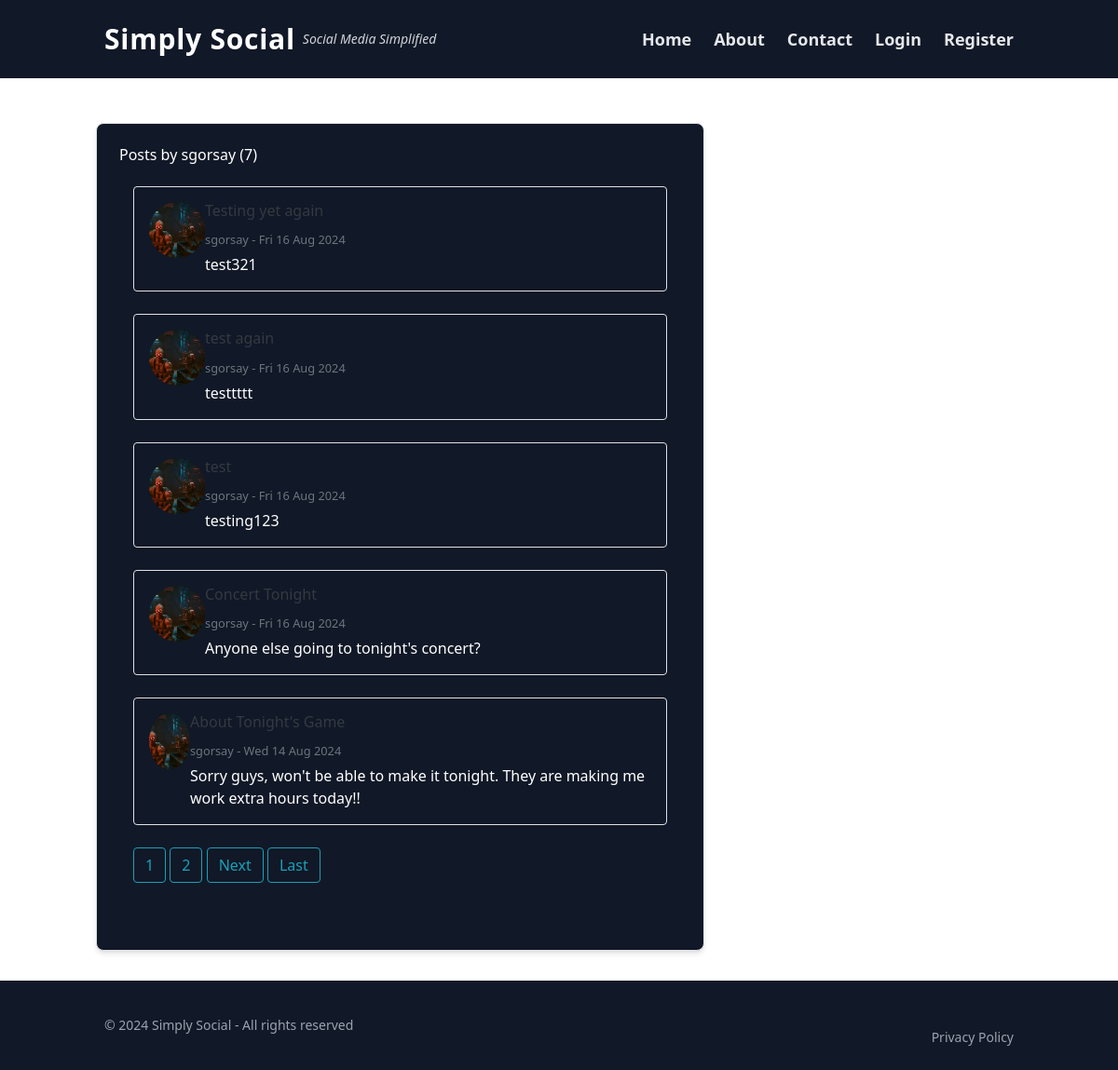
/blog/user/sgorsay, run on an earlier commit of the app's database.
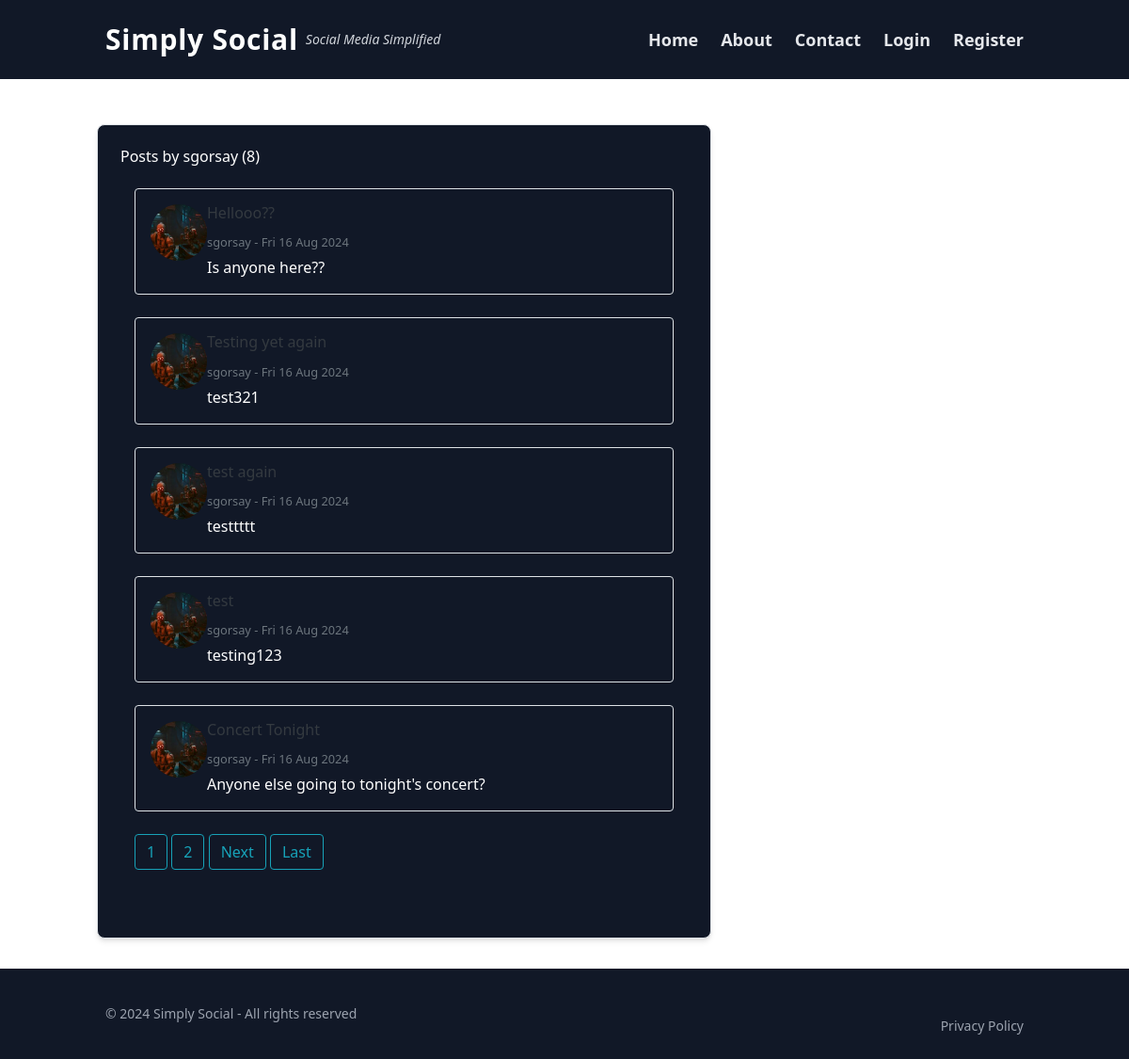
And on a later commit of the database.
### blog/models.py (models this page shows, shortened)
class Post(models.Model):
    title = models.CharField(max_length=100)
    content = models.TextField()
    date_posted = models.DateTimeField(default = timezone.now)
    author = models.ForeignKey(User, on_delete=models.CASCADE)

### users/models.py (models this page shows, shortened)
class Profile(models.Model):
    user = models.OneToOneField(User, on_delete=models.CASCADE)
    image = models.ImageField(default='default.jpg', upload_to='profile_pics')
    bio = models.TextField(default="Hi! I am using Simply Social")
    encryption_key = models.CharField(max_length=100, blank=True, null=True)

### blog/views.py (the view)
# urls.py: path('user/<str:username>', UserPostListView.as_view(), name='user-posts'),
class UserPostListView(ListView):
    model = Post
    template_name = 'blog/user_posts.html' # <app>/<model>_<viewtype>.html
    context_object_name = 'posts'
    paginate_by = 5
    def get_queryset(self):
        user = get_object_or_404(User, username=self.kwargs.get('username'))
        return Post.objects.filter(author=user).order_by('-date_posted')

### blog/templates/blog/user_posts.html (shortened to what this page needs)
{% extends "blog/base.html" %}
{% block content %}
    <h1 class="mb-3">Posts by {{ view.kwargs.username }} ({{ page_obj.paginator.count }})</h1>
    <div class="container my-4">
        <div class="row">
            {% for post in posts %}
                <div class="col-12 mb-4">
                    <div class="d-flex align-items-right p-3 border rounded bg- shadow-sm">
                        <div class="me-4">
                            <img src="{{ post.author.profile.image.url }}"
                                 class="img-fluid rounded-circle"
                                 style="width: 60px; height: 60px; object-fit: cover;"
                                 alt="Profile picture of {{ post.author }}">
                        </div>
                        <div class="flex-grow-1">
                            <h4 class="mb-2">
                                <a class="text-dark" href="{% url 'post-detail' post.id  %}" style="text-decoration:none">{{ post.title }}</a>
                            </h4>
                            <p class="text-muted mb-1">
                                <small><a href="{% url 'user-posts' post.author.username %}">{{ post.author }}</a> - {{ post.date_posted|date:"D d M Y" }}</small>
                            </p>
                            <p class="mb-0">{{ post.content }}</p>
                        </div>
                    </div>
                </div>
            {% endfor %}
        </div>
        {% if is_paginated %}
            {% for num in page_obj.paginator.page_range %}
                {% if page_obj.number == num %}
                    <a class="btn btn-outline-info mb-4" href="?page={{ num }}">{{ num }}</a>
                {% elif num > page_obj.number|add:"-3" and num < page_obj.number|add:"3" %}
                    <a class="btn btn-outline-info mb-4" href="?page={{ num }}">{{ num }}</a>
                {% endif %}
            {% endfor %}
            {% if page_obj.has_next %}
                <a class="btn btn-outline-info mb-4" href="?page={{ page_obj.next_page_number }}">Next</a>
                <a class="btn btn-outline-info mb-4" href="?page={{ page_obj.paginator.num_pages }}">Last</a>
            {% endif %}
        {% endif %}
    </div>
{% endblock content %}

### blog/templates/blog/base.html (shortened to what this page needs)
{% load static %}
<!DOCTYPE html>
<html lang="en">
<head>
    <link rel="stylesheet" href="https://maxcdn.bootstrapcdn.com/bootstrap/4.0.0/css/bootstrap.min.css">
    <link href="https://cdn.jsdelivr.net/npm/tailwindcss@2.2.19/dist/tailwind.min.css" rel="stylesheet">
    <link rel="stylesheet" type="text/css" href="{% static 'css/styles.css' %}">
</head>
<body class="flex flex-col min-h-screen">
<header class="site-header">
    <nav class="bg-gray-900 py-4">
        <div class="container mx-auto px-4 flex items-center justify-between">
            <div class="flex items-center">
                <a class="text-3xl font-bold text-white tracking-wide hover:text-gray-300 transition duration-300" href="{% url 'blog-home' %}">Simply Social</a>
                <span class="text-sm text-gray-300 ml-2 italic">Social Media Simplified</span>
            </div>
            <div id="navbarToggle" class="hidden md:flex md:items-center space-x-6">
                <a class="text-lg font-semibold text-gray-200 hover:text-gray-300 transition duration-300" href="{% url 'blog-home' %}">Home</a>
                <a class="text-lg font-semibold text-gray-200 hover:text-gray-300 transition duration-300" href="{% url 'blog-about' %}">About</a>
                <a class="text-lg font-semibold text-gray-200 hover:text-gray-300 transition duration-300" href="{% url 'blog-contact' %}">Contact</a>
                {% if user.is_authenticated %}
                    <a class="text-lg font-semibold text-gray-200 hover:text-gray-300 transition duration-300" href="{% url 'post-create' %}">New Post</a>
                    <a class="text-lg font-semibold text-gray-200 hover:text-gray-300 transition duration-300" href="{% url 'message-list' %}">Messages</a>
                    <a class="text-lg font-semibold text-gray-200 hover:text-gray-300 transition duration-300" href="{% url 'profile' %}">Profile</a>
                    <form action="{% url 'logout' %}" method="post" class="inline">
                        {% csrf_token %}
                        <button type="submit" class="text-lg font-semibold text-gray-200 hover:text-gray-300 transition duration-300 focus:outline-none">Logout</button>
                    </form>
                {% else %}
                    <a class="text-lg font-semibold text-gray-200 hover:text-gray-300 transition duration-300" href="{% url 'login' %}">Login</a>
                    <a class="text-lg font-semibold text-gray-200 hover:text-gray-300 transition duration-300" href="{% url 'register' %}">Register</a>
                {% endif %}
            </div>
        </div>
    </nav>
</header>
<main role="main" class="flex-grow container mt-5">
    <div class="row mb-8">
        <div class="col-md-8">
            <div class="bg-gray-900 text-white p-6 shadow-md rounded-lg border border-gray-900">
                <div class="space-y-6">
                    {% block content %}{% endblock %}
                </div>
            </div>
        </div>
        </div>
    </main>
    <footer class="bg-gray-900 py-6 mt-auto">
        <div class="container mx-auto px-4">
            <div class="flex flex-col md:flex-row justify-between items-center">
                <div class="text-gray-400 text-sm">
                    <p>&copy; 2024 Simply Social - All rights reserved</p>
                </div>
                <div class="mt-4 md:mt-0">
                    <a href="{% url 'blog-privacy' %}" class="text-gray-400 text-sm hover:text-gray-200 transition duration-300">Privacy Policy</a>
                </div>
            </div>
        </div>
    </footer>
</body>
</html>

### static/css/styles.css (style rules this page uses)
body { transition: filter 0.5s ease-in-out; }

What changed in the data, as far as the page shows it:
no longer on this page (row unchanged): Post: author.profile.image (picture), title "About Tonight's Game", author "sgorsay", date_posted "Wed 14 Aug 2024", content "Sorry guys, won't be able to make it tonight. They are making me work extra hours today!!"
added Post: author.profile.image (picture), title "Hellooo??", author "sgorsay", date_posted "Fri 16 Aug 2024", content "Is anyone here??"
Also different on the page:
{{ page_obj.paginator.count }}: "7" → "8"
